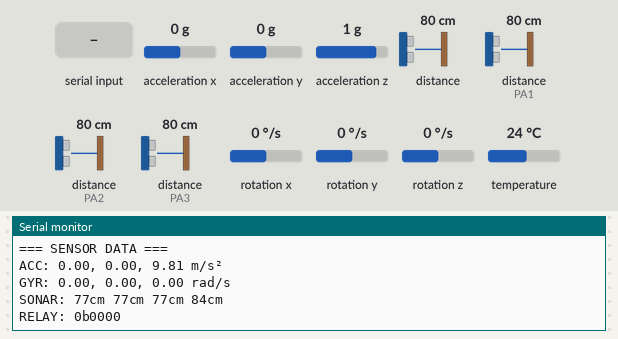
Bench run of a sketch on a simulated STM32 Black Pill. On the bench: the last lines printed to the serial monitor. Wiring (inferred from the names in the program): 4 × ultrasonic range finder: trigger PA4, echo PA0 / trigger PA5, echo PA1 / trigger PA6, echo PA2 / trigger PA7, echo PA3. The test bench sets the inputs (shaded band); at power-on: acceleration x 0 g, distance to the obstacle (sensors on PA1, PA2, PA3) 80 cm, acceleration y 0 g, acceleration z 1 g, distance to the obstacle 80 cm, rotation x 0 °/s, rotation y 0 °/s, rotation z 0 °/s, temperature 24 °C. The echo pulse lasts 58.3 µs per cm.

Above: at 1.1 s.
1.2 s: acceleration x set to -1.4 g
At 1.31 s:
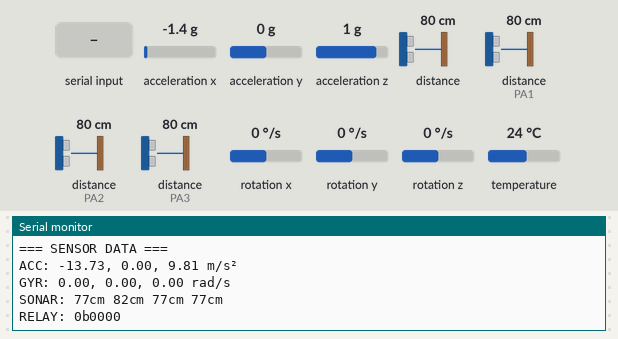
2.7 s: distance to the obstacle (sensor on PA1) set to 2 cm
At 2.71 s:
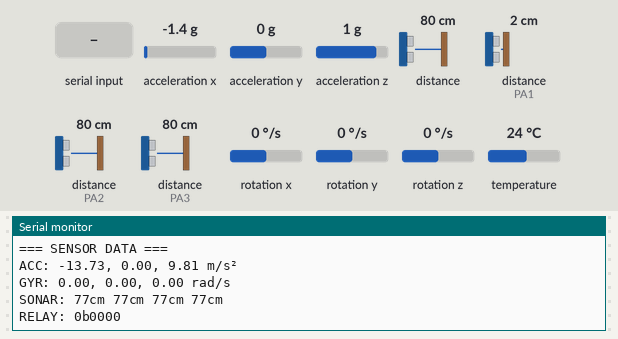
4.2 s: distance to the obstacle (sensor on PA2) set to 2 cm
At 4.31 s:
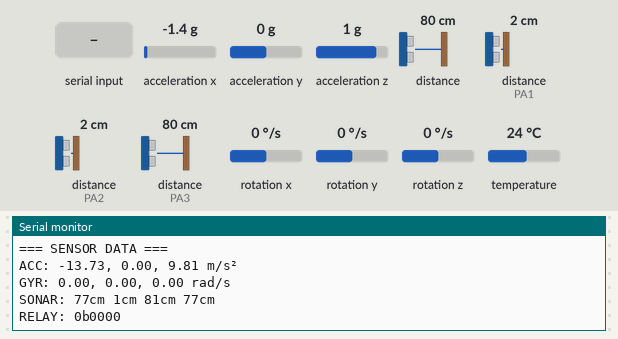
5.7 s: distance to the obstacle (sensor on PA3) set to 2 cm
At 5.71 s:
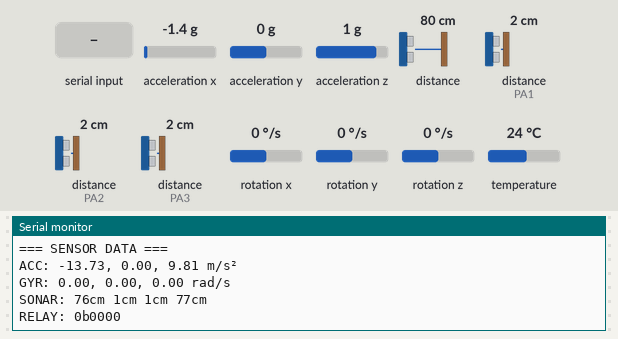
7.2 s: acceleration y set to -1.4 g
At 7.31 s:
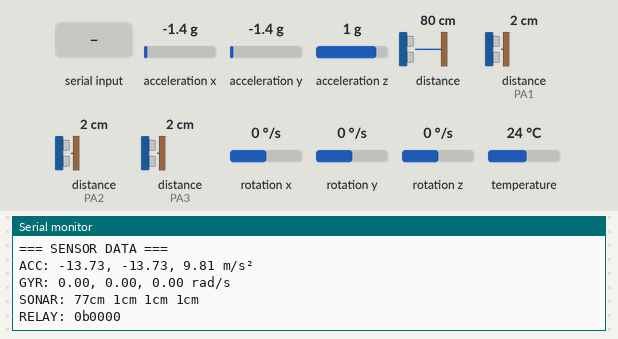
8.7 s: "#" received over Serial
Timing chart, 0 to 11.2 s (numbered marks = the images above; inputs shaded):
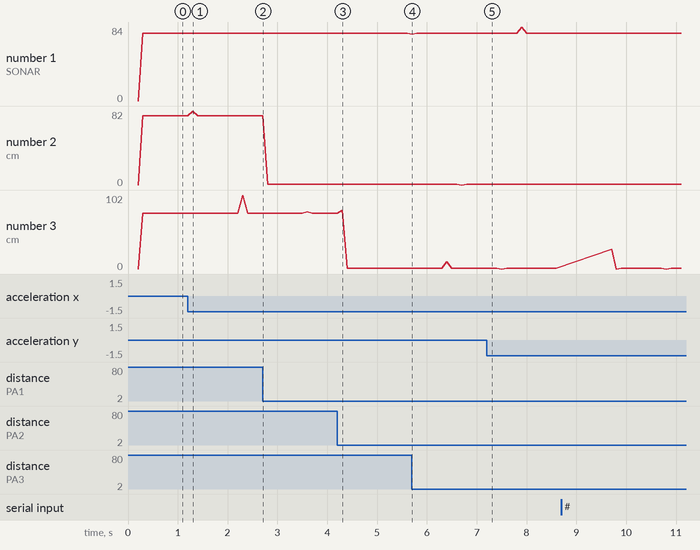

Measured:
- after the input at 1.2 s, the serial monitor: prints a new line after 0.10 s (image 1)
- after the input at 7.2 s, the serial monitor: prints a new line after 0.10 s (image 5)
- plotted number 2: 77 → 1 after the input at 2.7 s

The sketch:

BlackPill.ino
```cpp
/*
BlackPill.ino - Sensor Controller for Vedrus Robot
В этой программе используется FreeRTOS для организации многозадачности. Вот как взаимодействуют основные компоненты:

### 1. **Структура задач (Tasks)**
Программа создает три основные задачи:

- **vSensorTask** - Основная задача обработки датчиков и управления
- **vSonarTask** - Задача для работы с ультразвуковыми датчиками расстояния
- **vUartTask** - Задача для обмена данными через UART

### 2. **Механизмы синхронизации**
Для координации работы задач используются:

- **Мьютекс (xSensorMutex)**:
  - Защищает общую структуру `sensorData` от одновременного доступа
  - Используется во всех задачах при работе с общими данными

- **Очередь команд (xCommandQueue)**:
  - Передает команды от UART задачи к задаче датчиков
  - Формат команды: 2 байта [канал, значение]

### 3. **Поток данных**

1. **Прием команд (UART → SensorTask)**:
   - `vUartTask` получает команды через Serial в формате `#<channel><value><crc>`
   - После проверки CRC команда помещается в `xCommandQueue`
   - `vSensorTask` извлекает команды из очереди и выполняет:
     - Управление реле (каналы 0-3)
     - Управление PWM (каналы 16-31, если USE_PWM определено)

2. **Опрос датчиков**:
   - `vSensorTask`:
     - Читает BME280 (температура, влажность, давление)
     - Опционально: QMC5883L (магнитометр) и ICM-20948 (IMU)
     - Обновляет состояние реле и PWM в `sensorData`
   - `vSonarTask`:
     - Поочередно опрашивает сонары через `readSonar()`
     - Обновляет расстояния в `sensorData.sonar[]`

3. **Отправка данных (SensorTask → UART)**:
   - `vUartTask` периодически отправляет `sensorData` через Serial:
     - Формат: `@<данные><crc>`
     - Перед отправкой берет мьютекс для безопасного доступа к данным

### 4. **Приоритеты задач**
Задачи создаются с разными приоритетами:
1. `vSensorTask` (приоритет 3) - высший
2. `vSonarTask` (приоритет 2)
3. `vUartTask` (приоритет 1) - низший

Это обеспечивает своевременную обработку датчиков и команд.

### 5. **Временные параметры**
- `vSensorTask`: выполняется каждые 100 мс
- `vSonarTask`: опрашивает сонары каждые 25 мс (циклически для каждого датчика)
- `vUartTask`: проверяет UART и отправляет данные каждые 100 мс

### 6. **Разделяемые данные**
Структура `SensorData_t` - центральное хранилище всех данных, защищенное мьютексом. Содержит:
- Показания всех датчиков
- Состояние реле
- Значения PWM (если включено)

### Пример взаимодействия
1. Пользователь отправляет команду "#\x10\xFF" (установить PWM канал 0 в 255)
2. `vUartTask` получает команду, проверяет CRC и помещает в очередь
3. `vSensorTask` извлекает команду и устанавливает PWM через драйвер
4. При следующем цикле `vSensorTask` обновляет `sensorData.pwmValues[0]`
5. `vUartTask` при следующей отправке включает эти данные в пакет

Такая архитектура обеспечивает:
- Потокобезопасность при работе с общими данными
- Своевременную обработку датчиков
- Минимальные задержки при выполнении команд
- Предсказуемое поведение системы

 * Depends on
 * - stm32_freertos - https://github.com/stm32duino/STM32FreeRTOS
 * - Adafruit_BME280 (optional)
 * - Adafruit MPU6050 (optional)
 * - adafruit pwm servo driver (optional) - https://github.com/adafruit/Adafruit-PWM-Servo-Driver-Library
 * - QMC5883LCompass (optional)
 *
 * Connections:
 *
 * PA0  - SONAR 1 ECHO
 * PA1  - SONAR 2 ECHO
 * PA2  - SONAR 3 ECHO
 * PA3  - SONAR 4 ECHO
 * PA4  - SONAR 1 TRIG
 * PA5  - SONAR 2 TRIG
 * PA6  - SONAR 3 TRIG
 * PA7  - SONAR 4 TRIG
 * PA8  - I2C2 SDA
 * PA9  - UART TX?
 * PA10 - UART RX?
 * PB4  - I2C2 SCL
 * PB6  - RELAY CH1
 * PB7  - RELAY CH2
 * PB8  - RELAY CH3
 * PB9  - RELAY CH4
 */

#include <STM32FreeRTOS.h>
#include "Adafruit_Sensor.h"
#include <Wire.h>
#include <HardwareTimer.h>

// Определения для опциональных датчиков
//#define USE_BME280
//#define USE_QMC5883L
#define USE_MPU6050
//#define USE_PWM
#define DEBUG

#ifdef USE_BME280
#include "Adafruit_BME280.h"
#endif

#ifdef USE_QMC5883L
#include "QMC5883LCompass.h"
#endif

#ifdef USE_MPU6050
#include "Adafruit_MPU6050.h"
#endif

#ifdef USE_PWM
#include "Adafruit_PWMServoDriver.h"
#endif

TwoWire Wire2(PB_4, PA_8);

// SONAR
const uint8_t SONAR_COUNT = 4;
const uint8_t sonarTrigPins[SONAR_COUNT] = {PA4, PA5, PA6, PA7};
const uint8_t sonarEchoPins[SONAR_COUNT] = {PA0, PA1, PA2, PA3};
const unsigned long SONAR_TIMEOUT = 25;
uint16_t sonarDistances[SONAR_COUNT] = {0};
volatile uint8_t activeSonar = 0;

#pragma pack(push, 1)
typedef struct {
  #ifdef USE_BME280
  float temperature;
  float humidity;
  float pressure;
  #endif
  #ifdef USE_QMC5883L
  int16_t magX, magY, magZ;
  #endif
  #ifdef USE_MPU6050
  float accelX, accelY, accelZ;
  float gyroX, gyroY, gyroZ;
  #endif
  uint16_t sonar[SONAR_COUNT];
  uint8_t relayStates;
  #ifdef USE_PWM
  uint16_t pwmValues[16];
  #endif
} SensorData_t;
#pragma pack(pop)

const uint8_t relayPins[] = {PB6, PB7, PB8, PB9};

// Global objects
#ifdef USE_BME280
Adafruit_BME280 bme;
#endif
#ifdef USE_PWM
Adafruit_PWMServoDriver pwm(0x40);
#endif
#ifdef USE_QMC5883L
QMC5883LCompass mag;
#endif
#ifdef USE_MPU6050
Adafruit_MPU6050 mpu;
#endif

// FreeRTOS handles
TaskHandle_t xSensorTask = NULL;
TaskHandle_t xSonarTask = NULL;
TaskHandle_t xUartTask = NULL;
QueueHandle_t xCommandQueue = NULL;
SemaphoreHandle_t xSensorMutex = NULL;

// Shared data
SensorData_t sensorData;
#ifdef USE_PWM
uint16_t currentPwm[16] = {0};
#endif
uint8_t relayState = 0;

// SONARS
void initSonars() {
  for(int i = 0; i < SONAR_COUNT; i++) {
    pinMode(sonarTrigPins[i], OUTPUT);
    digitalWrite(sonarTrigPins[i], LOW);
    pinMode(sonarEchoPins[i], INPUT);
  }
}
uint16_t readSonar(uint8_t sonarIdx) {
  // Variables for pulse timing
  unsigned long duration;

  // Send trigger pulse
  digitalWrite(sonarTrigPins[sonarIdx], LOW);
  delayMicroseconds(2);
  digitalWrite(sonarTrigPins[sonarIdx], HIGH);
  delayMicroseconds(10);
  digitalWrite(sonarTrigPins[sonarIdx], LOW);

  // Measure echo pulse duration with timeout
  unsigned long startTime = millis();

  // Wait for echo pin to go HIGH (start of echo pulse)
  while(digitalRead(sonarEchoPins[sonarIdx]) == LOW) {
    if(millis() - startTime > SONAR_TIMEOUT) {
      return 0; // Timeout occurred, return 0
    }
  }

  // Record the start time of the echo pulse
  unsigned long echoStart = micros();

  // Wait for echo pin to go LOW (end of echo pulse)
  while(digitalRead(sonarEchoPins[sonarIdx]) == HIGH) {
    vTaskDelay(0);
    if(millis() - startTime > SONAR_TIMEOUT) {
      return 0; // Timeout occurred, return 0
    }
  }

  // Calculate pulse duration in microseconds
  duration = micros() - echoStart;

  // Convert to distance in cm (sound travels at ~330m/s, or 33cm/ms)
  // The signal travels to the object and back, so we divide by 2
  return duration * 0.033 / 2;
}

// Sonar task for FreeRTOS
void vSonarTask(void *pvParameters) {
  while(1) {
    // Read the active sonar
    uint16_t distance = readSonar(activeSonar);

    // Store result in shared data structure
    if(xSemaphoreTake(xSensorMutex, portMAX_DELAY) == pdTRUE) {
      sensorData.sonar[activeSonar] = distance;
      xSemaphoreGive(xSensorMutex);
    }

    // Move to next sonar
    activeSonar = (activeSonar + 1) % SONAR_COUNT;

    // Delay between measurements
    vTaskDelay(pdMS_TO_TICKS(25)); // 25ms between sonar measurements
  }
}
/// / SONARS


void setup() {
  Serial.begin(115200);
  while (!Serial) {
      // wait for Serial to become active
  }
  Serial.println("begin");

  initSonars();
  Serial.println("sonar - ok");

  Wire2.begin();
  delay(100);
  Wire2.setClock(400000);
  delay(100);

  #ifdef USE_BME280
  // Initialize BME280
  if (!bme.begin(0x76, &Wire2)) {
    Serial.println("Не удалось найти BME280 на Wire2!");
    while(1);
  }
  Serial.println("bme - ok");
  #endif

  #ifdef USE_MPU6050
  // Initialize MPU6050
  if (!mpu.begin(0x68, &Wire2)) {
    Serial.println("Failed to find MPU6050 chip");
    while(1);
  }
  mpu.setAccelerometerRange(MPU6050_RANGE_2_G);
  mpu.setGyroRange(MPU6050_RANGE_250_DEG);
  mpu.setFilterBandwidth(MPU6050_BAND_5_HZ);
  Serial.println("mpu6050 - ok");
  #endif

  #ifdef USE_PWM
  // Initialize PWM
  pwm.begin();
  pwm.setPWMFreq(50);
  Serial.println("pwm - ok");
  #endif

  #ifdef USE_QMC5883L
  // Initialize QMC5883L
  mag.init();
  Serial.println("qmc5883 - ok");
  #endif

  // Initialize GPIO
  for (int i = 0; i < 4; i++) {
    //pinMode(relayPins[i], OUTPUT);
    //digitalWrite(relayPins[i], LOW);
  }
  Serial.println("relay - ok");


  // Create RTOS objects
  xSensorMutex = xSemaphoreCreateMutex();
  xCommandQueue = xQueueCreate(10, sizeof(uint8_t[2]));

  // Create tasks
  xTaskCreate(vSensorTask, "Sensor", 1024, NULL, 3, &xSensorTask);
  xTaskCreate(vSonarTask, "Sonar", 512, NULL, 2, &xSonarTask);
  xTaskCreate(vUartTask, "UART", 768, NULL, 1, &xUartTask);

  Serial.println("rtos - ok");

  vTaskStartScheduler();
}

void loop() {}

void vSensorTask(void *pvParameters) {
  TickType_t xLastWakeTime = xTaskGetTickCount();

  while (1) {
    // Process commands
    uint8_t command[2];
    while (xQueueReceive(xCommandQueue, &command, 0) == pdTRUE) {
      uint8_t channel = command[0];
      uint8_t value = command[1];

      if (channel <= 3) {
        digitalWrite(relayPins[channel], value ? HIGH : LOW);
        relayState = (relayState & ~(1 << channel)) | (value << channel);
      }
      #ifdef USE_PWM
      else if (channel >= 16 && channel <= 31) {
        uint8_t pwmChan = channel - 16;
        currentPwm[pwmChan] = value * 16;
        pwm.setPWM(pwmChan, 0, currentPwm[pwmChan]);
      }
      #endif
    }

    // Read sensors
    if (xSemaphoreTake(xSensorMutex, portMAX_DELAY) == pdTRUE) {
      #ifdef USE_BME280
      sensorData.temperature = bme.readTemperature();
      sensorData.humidity = bme.readHumidity();
      sensorData.pressure = bme.readPressure() / 100.0F;
      #endif

      #ifdef USE_QMC5883L
      mag.read();
      sensorData.magX = mag.getX();
      sensorData.magY = mag.getY();
      sensorData.magZ = mag.getZ();
      #endif

      #ifdef USE_MPU6050
      sensors_event_t a, g, temp;
      mpu.getEvent(&a, &g, &temp);
      sensorData.accelX = a.acceleration.x;
      sensorData.accelY = a.acceleration.y;
      sensorData.accelZ = a.acceleration.z;
      sensorData.gyroX = g.gyro.x;
      sensorData.gyroY = g.gyro.y;
      sensorData.gyroZ = g.gyro.z;
      #endif

      sensorData.relayStates = relayState;
      #ifdef USE_PWM
      memcpy(sensorData.pwmValues, currentPwm, sizeof(currentPwm));
      #endif

      xSemaphoreGive(xSensorMutex);
    }

    vTaskDelayUntil(&xLastWakeTime, pdMS_TO_TICKS(100));
  }
}

void vUartTask(void *pvParameters) {
  TickType_t xLastWakeTime = xTaskGetTickCount();

  while (1) {
    // Receive commands
    if (Serial.available() && Serial.read() == '#') {
      char buffer[3]; // Изменено на char вместо uint8_t
      if (Serial.readBytes(buffer, 3) == 3) {
        uint8_t crc = ('#' + (uint8_t)buffer[0] + (uint8_t)buffer[1]) % 256;
        if (crc == (uint8_t)buffer[2]) {
          uint8_t command[2] = {(uint8_t)buffer[0], (uint8_t)buffer[1]};
          xQueueSend(xCommandQueue, command, 0);
        }
      }
    }

    // Send sensor data
    if (xSemaphoreTake(xSensorMutex, portMAX_DELAY) == pdTRUE) {
      #ifdef DEBUG
      // Human-readable debug output
      Serial.println("\n=== SENSOR DATA ===");

      #ifdef USE_BME280
      Serial.print("BME280: ");
      Serial.print(sensorData.temperature, 1); Serial.print("°C ");
      Serial.print(sensorData.humidity, 1); Serial.print("% ");
      Serial.print(sensorData.pressure, 1); Serial.println("hPa");
      #endif

      #ifdef USE_QMC5883L
      Serial.print("MAG: ");
      Serial.print(sensorData.magX); Serial.print(", ");
      Serial.print(sensorData.magY); Serial.print(", ");
      Serial.print(sensorData.magZ); Serial.println(" uT");
      #endif

      #ifdef USE_MPU6050
      Serial.print("ACC: ");
      Serial.print(sensorData.accelX, 2); Serial.print(", ");
      Serial.print(sensorData.accelY, 2); Serial.print(", ");
      Serial.print(sensorData.accelZ, 2); Serial.println(" m/s²");
      Serial.print("GYR: ");
      Serial.print(sensorData.gyroX, 2); Serial.print(", ");
      Serial.print(sensorData.gyroY, 2); Serial.print(", ");
      Serial.print(sensorData.gyroZ, 2); Serial.println(" rad/s");
      #endif

      Serial.print("SONAR: ");
      for (int i = 0; i < SONAR_COUNT; i++) {
        Serial.print(sensorData.sonar[i]); Serial.print("cm ");
      }
      Serial.println();

      Serial.print("RELAY: 0b");
      for (int i = 3; i >= 0; i--) {
        Serial.print((sensorData.relayStates >> i) & 0x01);
      }
      Serial.println();

      #ifdef USE_PWM
      Serial.print("PWM: ");
      for (int i = 0; i < 16; i++) {
        if (i > 0) Serial.print(", ");
        Serial.print(sensorData.pwmValues[i]);
      }
      Serial.println();
      #endif

      #else
      // Compact binary-compatible output
      uint8_t crc = 0;
      uint8_t *dataPtr = (uint8_t*)&sensorData;

      Serial.write('@');
      for (size_t i = 0; i < sizeof(SensorData_t); i++) {
        Serial.write(dataPtr[i]);
        crc += dataPtr[i];
      }
      Serial.write(crc % 256);
      #endif // DEBUG

      xSemaphoreGive(xSensorMutex);
    }

    vTaskDelayUntil(&xLastWakeTime, pdMS_TO_TICKS(100));
  }
}
```
